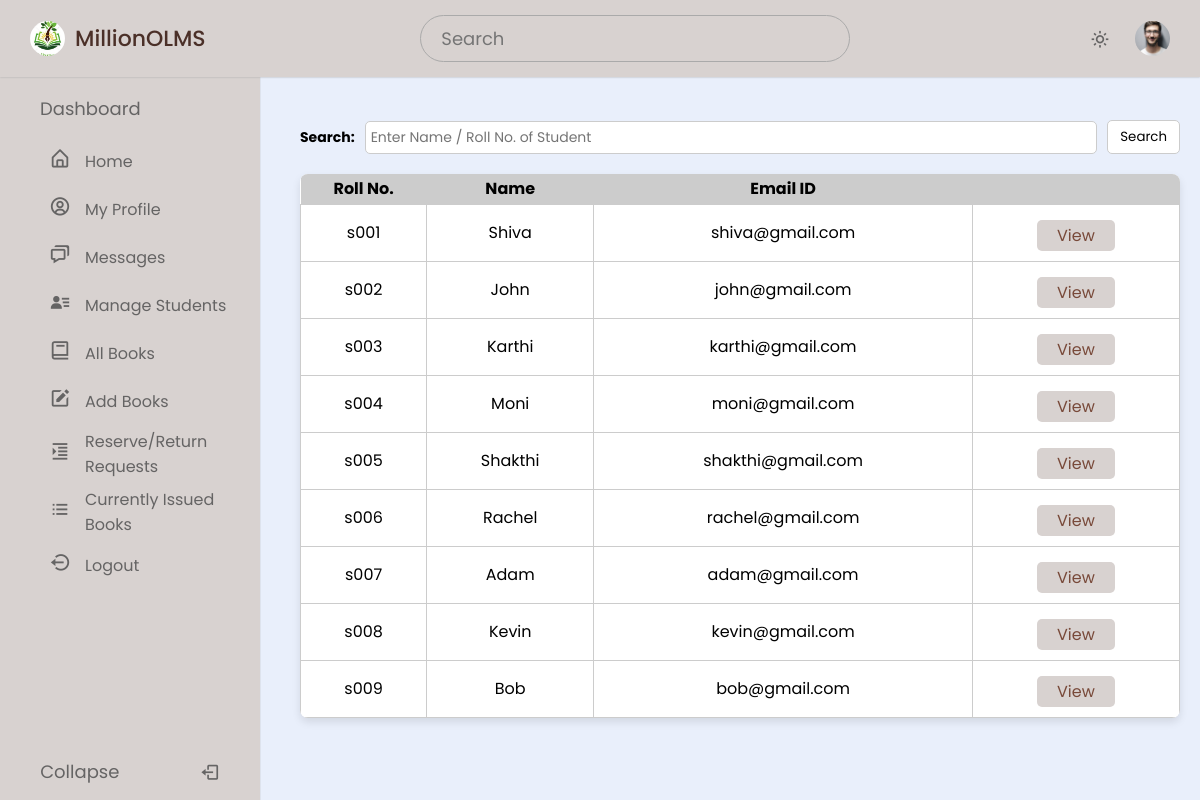
The app's page /admin/admin_manageStud.php (signed in) with its own data.
### tables this page shows
CREATE TABLE `user` (
  `RollNo` varchar(50) NOT NULL,
  `Name` varchar(250) DEFAULT NULL,
  `Type` varchar(20) DEFAULT NULL,
  `Category` varchar(50) DEFAULT NULL,
  `EmailId` varchar(250) DEFAULT NULL,
  `MobNo` bigint DEFAULT NULL,
  `Password` varchar(250) DEFAULT NULL,
  `ProfilePicture` varchar(255) DEFAULT NULL
);

### admin/admin_manageStud.php (the view, shortened to what this page needs)
<?php
require('dbconn.php');
$rollno = $_SESSION['RollNo'];
$userQuery = "SELECT * FROM olms.user WHERE RollNo=?";
$userStmt = $conn->prepare($userQuery);
$userStmt->bind_param("s", $rollno);
$userStmt->execute();
$userResult = $userStmt->get_result();
if ($userResult && $userResult->num_rows > 0) {
  $userRow = $userResult->fetch_assoc();
  $ProfilePicture = !empty($userRow['ProfilePicture']) ? $userRow['ProfilePicture'] : 'images/profile.jpg';
} else {
  $ProfilePicture = 'images/profile.jpg';
}
?>
<!DOCTYPE html>
<html lang="en">
<head>
  <link href="https://unpkg.com/boxicons@latest/css/boxicons.min.css" rel="stylesheet" />
  <link rel="stylesheet" href="style.css" />
</head>
<body>
  <nav class="navbar">
    <div class="logo_item">
      <img src="images/logo.jpg" alt="">MillionOLMS
    </div>
    <div class="search_bar">
      <input type="text" placeholder="Search" />
    </div>
    <div class="navbar_content">
      <i class='bx bx-sun' id="darkLight"></i>
      <img src="<?php echo ($ProfilePicture); ?>" alt="Profile Picture" class="profile" />
    </div>
  </nav>
  <nav class="sidebar">
    <div class="menu_content">
      <ul class="menu_items">
        <div class="menu_title menu_dahsboard"></div>
        <li class="item">
          <a href="home.php" class="nav_link submenu_item">
            <span class="navlink_icon">
              <i class="bx bx-home-alt"></i>
            </span>
            <span class="navlink">Home</span>
          </a>
        </li>
        <li class="item">
          <a href="profile.php" class="nav_link submenu_item">
            <span class="navlink_icon">
              <i class='bx bx-user-circle'></i>
            </span>
            <span class="navlink">My Profile</span>
          </a>
        </li>
        <li class="item">
          <a href="message.php" class="nav_link submenu_item">
            <span class="navlink_icon">
              <i class='bx bx-chat'></i>
            </span>
            <span class="navlink">Messages</span>
          </a>
        </li>
        <li class="item">
          <a href="admin_manageStud.php" class="nav_link submenu_item">
            <span class="navlink_icon">
              <i class='bx bxs-user-detail'></i>
            </span>
            <span class="navlink">Manage Students</span>
          </a>
        </li>
        <li class="item">
          <a href="admin_allBooks.php" class="nav_link submenu_item">
            <span class="navlink_icon">
              <i class='bx bx-book'></i>
            </span>
            <span class="navlink">All Books</span>
          </a>
        </li>
        <li class="item">
          <a href="addBook.php" class="nav_link submenu_item">
            <span class="navlink_icon">
              <i class='bx bxs-edit'></i>
            </span>
            <span class="navlink">Add Books</span>
          </a>
        </li>
        <li class="item">
          <a href="#" class="nav_link submenu_item">
            <span class="navlink_icon">
              <i class='bx bx-right-indent'></i>
            </span>
            <span class="navlink">Reserve/Return<br>Requests</span>
          </a>
        </li>
        <li class="item">
          <a href="#" class="nav_link submenu_item">
            <span class="navlink_icon">
              <i class='bx bx-list-ul'></i>
            </span>
            <span class="navlink">Currently Issued<br>Books</span>
          </a>
        </li>
        <li class="item">
          <a href="logout.php" class="nav_link submenu_item">
            <span class="navlink_icon">
              <i class='bx bx-log-out-circle'></i>
            </span>
            <span class="navlink">Logout</span>
          </a>
        </li>
      </ul>
      <div class="bottom_content">
        <div class="bottom expand_sidebar">
          <span> Expand</span>
        </div>
        <div class="bottom collapse_sidebar">
          <span> Collapse</span>
          <i class='bx bx-log-out'></i>
        </div>
      </div>
    </div>
  </nav>
  <main class="main-content">
    <form method="POST" action="">
      <div class="search-bar">
        <label for="search">Search:</label>
        <input type="text" id="search" name="title" placeholder="Enter Name / Roll No. of Student">
        <button type="submit" name="submit">Search</button>
      </div>
    </form>
    <?php
    if (isset($_POST['submit'])) {
      $s = $_POST['title'];
      $sql = "SELECT * FROM olms.user WHERE RollNo ='$s' OR Name LIKE '%$s%'";
    } else {
      $sql = "SELECT * FROM olms.user WHERE Type='Student'";
    }
    $result = $conn->query($sql);
    $rowcount = mysqli_num_rows($result);
    if (!$rowcount) {
      echo "<br><center><h2><b><i>No Results</i></b></h2></center>";
    } else {
    ?>
      <table>
        <thead>
          <tr>
            <th>Roll No.</th>
            <th>Name</th>
            <th>Email ID</th>
            <th> </th>
          </tr>
        </thead>
        <tbody>
          <?php
          while ($row = $result->fetch_assoc()) {
            $rollNo = $row['RollNo'];
            $name = $row['Name'];
            $emailId = $row['EmailId'];
          ?>
            <tr>
              <td><?php echo $rollNo ?></td>
              <td><?php echo $name ?></td>
              <td><?php echo $emailId ?></td>
              <td>
                <center>
                  <a href="stu_details.php?RollNo=<?php echo $rollNo; ?>" class="table_btn">View</a>
                </center>
              </td>
            </tr>
        <?php }
        } ?>
        </tbody>
      </table>
  </main>
</body>
</html>

### admin/style.css (style rules this page uses)
* { margin: 0; padding: 0; box-sizing: border-box; font-family: "Poppins", sans-serif; }
:root { --light-brown-color: #D8D2D0; --dark-brown-color: #4b3028; --grey-color: #656464; --light-grey-color: #aaa; }
body { background-color: #E9EFFB; transition: all 0.5s ease; }
.navbar { position: fixed; top: 0; width: 100%; left: 0; background-color: var(--light-brown-color); display: flex; align-items: center; justify-content: space-between; padding: 15px 30px; z-index: 1000; box-shadow: 0 0 2px var(--light-grey-color); }
.logo_item { display: flex; align-items: center; column-gap: 10px; font-size: 22px; font-weight: 500; color: var(--dark-brown-color); }
.navbar img { width: 35px; height: 35px; object-fit: cover; border-radius: 50%; }
.search_bar { height: 47px; max-width: 430px; width: 100%; }
.search_bar input { height: 100%; width: 100%; border-radius: 25px; font-size: 18px; outline: none; background-color: var(--light-brown-color); color: var(--grey-color); border: 1px solid var(--light-grey-color); padding: 0 20px; }
.navbar_content { display: flex; align-items: center; column-gap: 25px; }
.navbar_content i { cursor: pointer; font-size: 20px; color: var(--grey-color); }
.sidebar { background-color: var(--light-brown-color); width: 260px; position: fixed; top: 0; left: 0; height: 100%; padding: 80px 20px; z-index: 100; overflow-y: scroll; box-shadow: 0 0 1px var(--light-grey-color); transition: all 0.5s ease; }
.menu_content { position: relative; }
.menu_title { margin: 15px 0; padding: 0 20px; font-size: 18px; }
.menu_title::before { color: var(--grey-color); white-space: nowrap; }
.menu_dahsboard::before { content: "Dashboard"; }
.menu_items { padding: 0; list-style: none; }
.navlink_icon { position: relative; font-size: 22px; min-width: 50px; line-height: 40px; display: inline-block; text-align: center; border-radius: 6px; }
.navlink_icon::before { content: ""; position: absolute; height: 100%; width: calc(100% + 100px); left: -20px; }
.sidebar .nav_link { display: flex; align-items: center; width: 100%; padding: 4px 15px; border-radius: 8px; text-decoration: none; color: var(--grey-color); white-space: nowrap; }
.submenu_item { cursor: pointer; }
.bottom_content { position: fixed; bottom: 60px; left: 0; width: 260px; cursor: pointer; transition: all 0.5s ease; }
.bottom { position: absolute; display: flex; align-items: center; left: 0; justify-content: space-around; padding: 18px 0; text-align: center; width: 100%; color: var(--grey-color); border-top: 1px solid var(--grey-color-light); background-color: var(--light-brown-color); }
.bottom i { font-size: 20px; }
.bottom span { font-size: 18px; }
form { display: flex; flex-direction: column; gap: 15px; }
label { font-size: 14px; font-weight: bold; }
input { padding: 8px; font-size: 14px; border: 1px solid #ccc; border-radius: 4px; }
.main-content { grid-area: main; padding: 20px; margin: 80px 0 0 280px; }
.search-bar { display: flex; align-items: center; margin-top: 20px; }
.search-bar label { margin-right: 10px; font-weight: bold; }
.search-bar input { padding: 5px; margin-right: 10px; flex-grow: 1; border: 1px solid #ccc; border-radius: 5px; }
.search-bar button { padding: 6px 12px; border: 1px solid #ccc; border-radius: 5px; background-color: #fff; cursor: pointer; }
table { width: 100%; border-collapse: collapse; background-color: #fff; border-radius: 8px; box-shadow: 0 4px 8px rgba(0, 0, 0, 0.1); overflow: hidden; margin-top: 20px; }
table th40px, table td { border: 1px solid #ccc; padding: 10px; text-align: center; }
table th { background-color: #f0f0f0; height: 30px; background-color: #ccc; }
.table_btn { display: inline-block; padding: 3px 20px; font-size: 16px; color: #784939; background-color: #d8d2d0; border: none; border-radius: 5px; text-decoration: none; transition: background-color 0.3s; margin-top: 5px; }

### records on screen
user: RollNo "s001", Name "Shiva", EmailId "shiva@gmail.com"
user: RollNo "s002", Name "John", EmailId "john@gmail.com"
user: RollNo "s003", Name "Karthi", EmailId "karthi@gmail.com"
user: RollNo "s004", Name "Moni", EmailId "moni@gmail.com"
user: RollNo "s005", Name "Shakthi", EmailId "shakthi@gmail.com"
user: RollNo "s006", Name "Rachel", EmailId "rachel@gmail.com"
user: RollNo "s007", Name "Adam", EmailId "adam@gmail.com"
user: RollNo "s008", Name "Kevin", EmailId "kevin@gmail.com"
user: RollNo "s009", Name "Bob", EmailId "bob@gmail.com"
